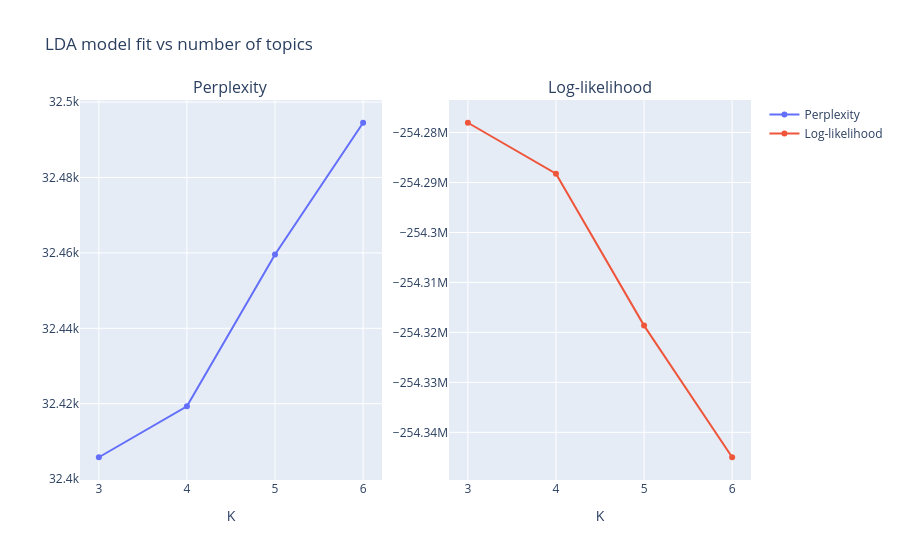

Write notebook code for a chart like this one.
### Code cell
n_topics_range = [3, 4, 5, 6]
lda_models = {}
perplexities = {}
log_likelihoods = {}

for k in n_topics_range:
    print(f"Fitting LDA with {k} topics...")
    lda = LatentDirichletAllocation(
        n_components=k,
        max_iter=40,
        learning_method="batch",
        learning_offset=50.0,
        random_state=random_state,
        n_jobs=14,  # I love my computer
    )
    lda.fit(genotype_bow)
    lda_models[k] = lda
    perplexities[k] = lda.perplexity(genotype_bow)
    log_likelihoods[k] = lda.score(genotype_bow)


fig = make_subplots(rows=1, cols=2, subplot_titles=["Perplexity", "Log-likelihood"])
fig.add_trace(
    go.Scatter(
        x=n_topics_range,
        y=list(perplexities.values()),
        mode="lines+markers",
    ),
    row=1,
    col=1,
)
fig.add_trace(
    go.Scatter(
        x=n_topics_range,
        y=list(log_likelihoods.values()),
        mode="lines+markers",
    ),
    row=1,
    col=2,
)
fig.update_layout(
    title="LDA model fit vs number of topics", xaxis_title="K", xaxis2_title="K"
)
fig.show()

### Figure 1 — Plotly figure (JSON) as saved in the notebook; plotly's stock layout.template omitted (floating-point values rounded to 4 significant figures)
{"data": [{"mode": "lines+markers", "name": "Perplexity", "type": "scatter", "x": [3, 4, 5, 6], "xaxis": "x", "y": [32410.0, 32420.0, 32460.0, 32490.0], "yaxis": "y"}, {"mode": "lines+markers", "name": "Log-likelihood", "type": "scatter", "x": [3, 4, 5, 6], "xaxis": "x2", "y": [-254300000.0, -254300000.0, -254300000.0, -254300000.0], "yaxis": "y2"}], "layout": {"annotations": [{"font": {"size": 16}, "showarrow": false, "text": "Perplexity", "x": 0.225, "xanchor": "center", "xref": "paper", "y": 1, "yanchor": "bottom", "yref": "paper"}, {"font": {"size": 16}, "showarrow": false, "text": "Log-likelihood", "x": 0.775, "xanchor": "center", "xref": "paper", "y": 1, "yanchor": "bottom", "yref": "paper"}], "title": {"text": "LDA model fit vs number of topics"}, "xaxis": {"anchor": "y", "domain": [0, 0.45], "title": {"text": "K"}}, "xaxis2": {"anchor": "y2", "domain": [0.55, 1], "title": {"text": "K"}}, "yaxis": {"anchor": "x", "domain": [0, 1]}, "yaxis2": {"anchor": "x2", "domain": [0, 1]}}}
